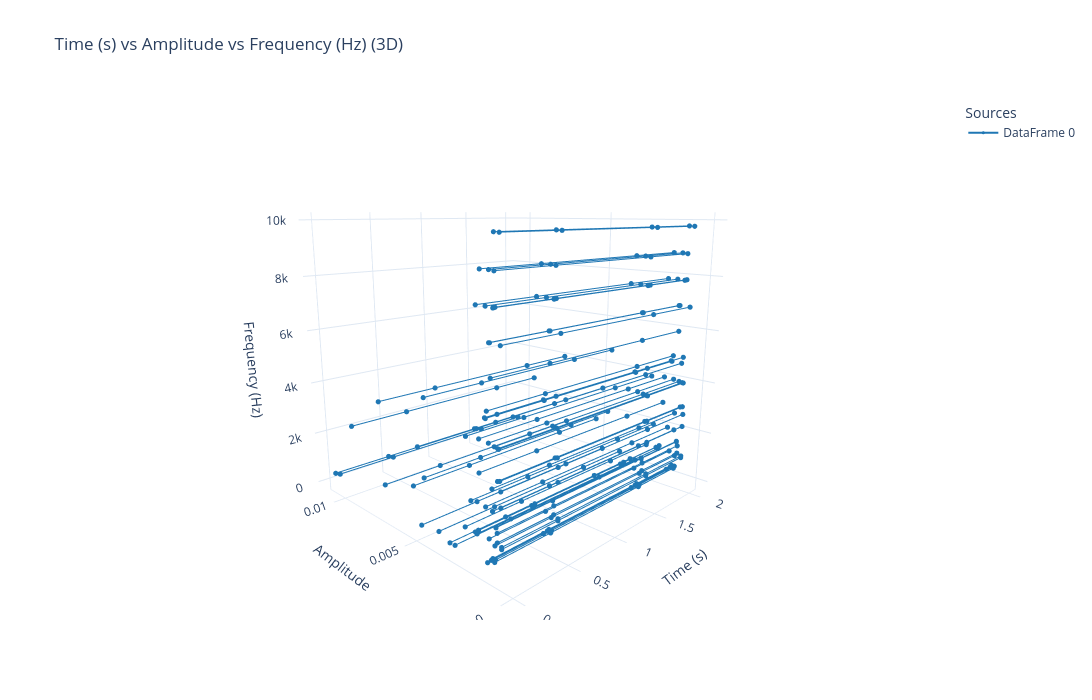

The notebook cell this image was saved under:
### Code cell
plot_combined_3d(
    dfs=[df_sliced],
    axis_order=("time", "amp", "freq"),
    flip={"amp": True, "time": True},
    plot_width=1100,
    plot_height=700,
)
